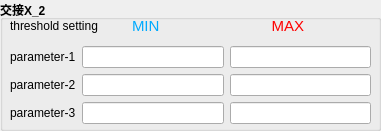
  <widget class="QGroupBox" name="groupBox_7">
   <property name="geometry">
    <rect>
     <x>10</x>
     <y>450</y>
     <width>381</width>
     <height>131</height>
    </rect>
   </property>
   <property name="font">
    <font>
     <weight>75</weight>
     <bold>true</bold>
    </font>
   </property>
   <property name="title">
    <string>交接X_2</string>
   </property>
   <widget class="QWidget" name="layoutWidget_8">
    <property name="geometry">
     <rect>
      <x>10</x>
      <y>11</y>
      <width>361</width>
      <height>113</height>
     </rect>
    </property>
    <layout class="QVBoxLayout" name="verticalLayout_15" stretch="0,0">
     <item>
      <layout class="QHBoxLayout" name="horizontalLayout_29" stretch="3,3,3">
       <item>
        <widget class="QLabel" name="label_44">
         <property name="enabled">
          <bool>true</bool>
         </property>
         <property name="font">
          <font>
           <weight>50</weight>
           <bold>false</bold>
          </font>
         </property>
         <property name="text">
          <string>threshold setting</string>
         </property>
        </widget>
       </item>
       <item>
        <widget class="QLabel" name="label_45">
         <property name="enabled">
          <bool>true</bool>
         </property>
         <property name="font">
          <font>
           <family>Arial</family>
           <pointsize>11</pointsize>
           <weight>50</weight>
           <bold>false</bold>
          </font>
         </property>
         <property name="styleSheet">
          <string notr="true">color: rgb(0, 170, 255);</string>
         </property>
         <property name="text">
          <string>MIN</string>
         </property>
        </widget>
       </item>
       <item>
        <widget class="QLabel" name="label_46">
         <property name="enabled">
          <bool>true</bool>
         </property>
         <property name="font">
          <font>
           <family>Arial</family>
           <pointsize>11</pointsize>
           <weight>50</weight>
           <bold>false</bold>
          </font>
         </property>
         <property name="styleSheet">
          <string notr="true">color: rgb(255, 0, 0);</string>
         </property>
         <property name="text">
          <string>    MAX</string>
         </property>
        </widget>
       </item>
      </layout>
     </item>
     <item>
      <layout class="QVBoxLayout" name="verticalLayout_16">
       <item>
        <layout class="QHBoxLayout" name="horizontalLayout_30">
         <item>
          <widget class="QLabel" name="label_47">
           <property name="enabled">
            <bool>true</bool>
           </property>
           <property name="font">
            <font>
             <weight>50</weight>
             <bold>false</bold>
            </font>
           </property>
           <property name="text">
            <string>parameter-1</string>
           </property>
          </widget>
         </item>
         <item>
          <widget class="QLineEdit" name="lineEdit_7_1">
           <property name="alignment">
            <set>Qt::AlignRight|Qt::AlignTrailing|Qt::AlignVCenter</set>
           </property>
          </widget>
         </item>
         <item>
          <widget class="QLineEdit" name="lineEdit_7_2">
           <property name="alignment">
            <set>Qt::AlignRight|Qt::AlignTrailing|Qt::AlignVCenter</set>
           </property>
          </widget>
         </item>
        </layout>
       </item>
       <item>
        <layout class="QHBoxLayout" name="horizontalLayout_31">
         <item>
          <widget class="QLabel" name="label_48">
           <property name="enabled">
            <bool>true</bool>
           </property>
           <property name="font">
            <font>
             <weight>50</weight>
             <bold>false</bold>
            </font>
           </property>
           <property name="text">
            <string>parameter-2</string>
           </property>
          </widget>
         </item>
         <item>
          <widget class="QLineEdit" name="lineEdit_7_3">
           <property name="alignment">
            <set>Qt::AlignRight|Qt::AlignTrailing|Qt::AlignVCenter</set>
           </property>
          </widget>
         </item>
         <item>
          <widget class="QLineEdit" name="lineEdit_7_4">
           <property name="alignment">
            <set>Qt::AlignRight|Qt::AlignTrailing|Qt::AlignVCenter</set>
           </property>
          </widget>
         </item>
        </layout>
       </item>
       <item>
        <layout class="QHBoxLayout" name="horizontalLayout_32">
         <item>
          <widget class="QLabel" name="label_49">
           <property name="enabled">
            <bool>true</bool>
           </property>
           <property name="font">
            <font>
             <weight>50</weight>
             <bold>false</bold>
            </font>
           </property>
           <property name="text">
            <string>parameter-3</string>
           </property>
          </widget>
         </item>
         <item>
          <widget class="QLineEdit" name="lineEdit_7_5">
           <property name="alignment">
            <set>Qt::AlignRight|Qt::AlignTrailing|Qt::AlignVCenter</set>
           </property>
          </widget>
         </item>
         <item>
          <widget class="QLineEdit" name="lineEdit_7_6">
           <property name="alignment">
            <set>Qt::AlignRight|Qt::AlignTrailing|Qt::AlignVCenter</set>
           </property>
          </widget>
         </item>
        </layout>
       </item>
      </layout>
     </item>
    </layout>
   </widget>
  </widget>
